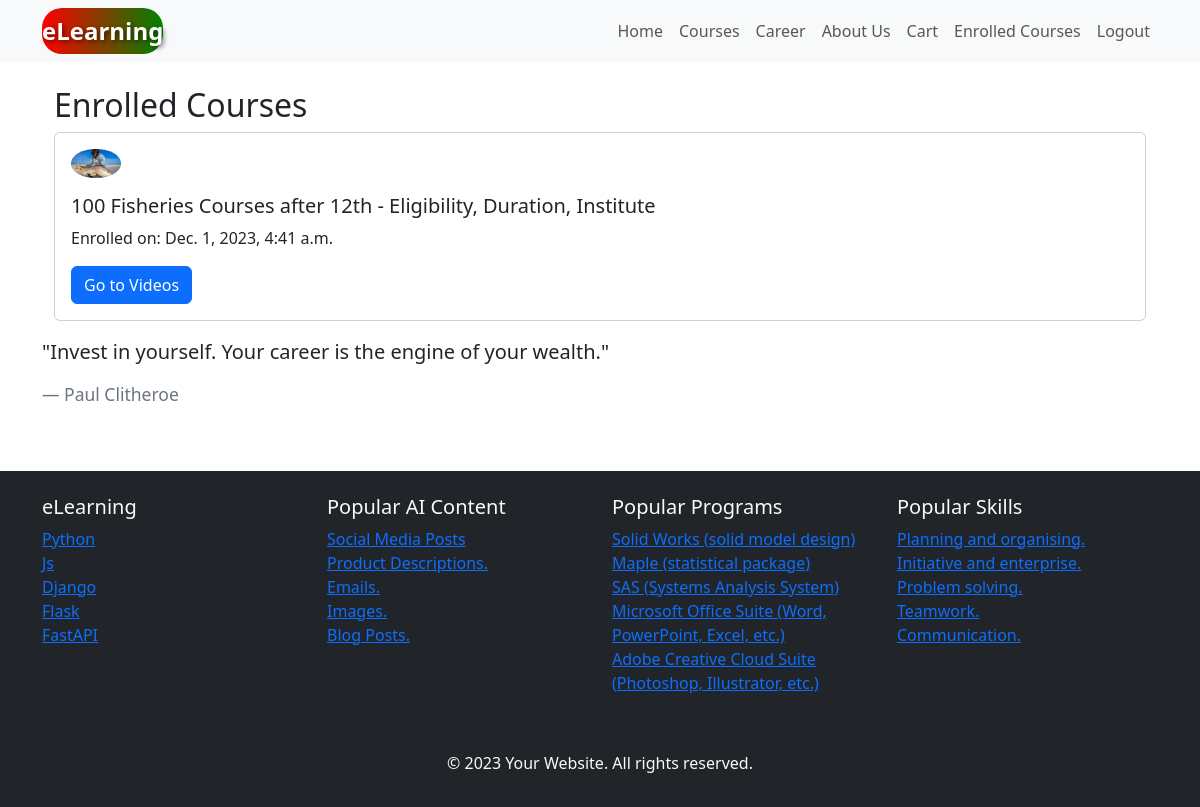
Page /enrolled-courses/ (signed in) on the earlier database version.
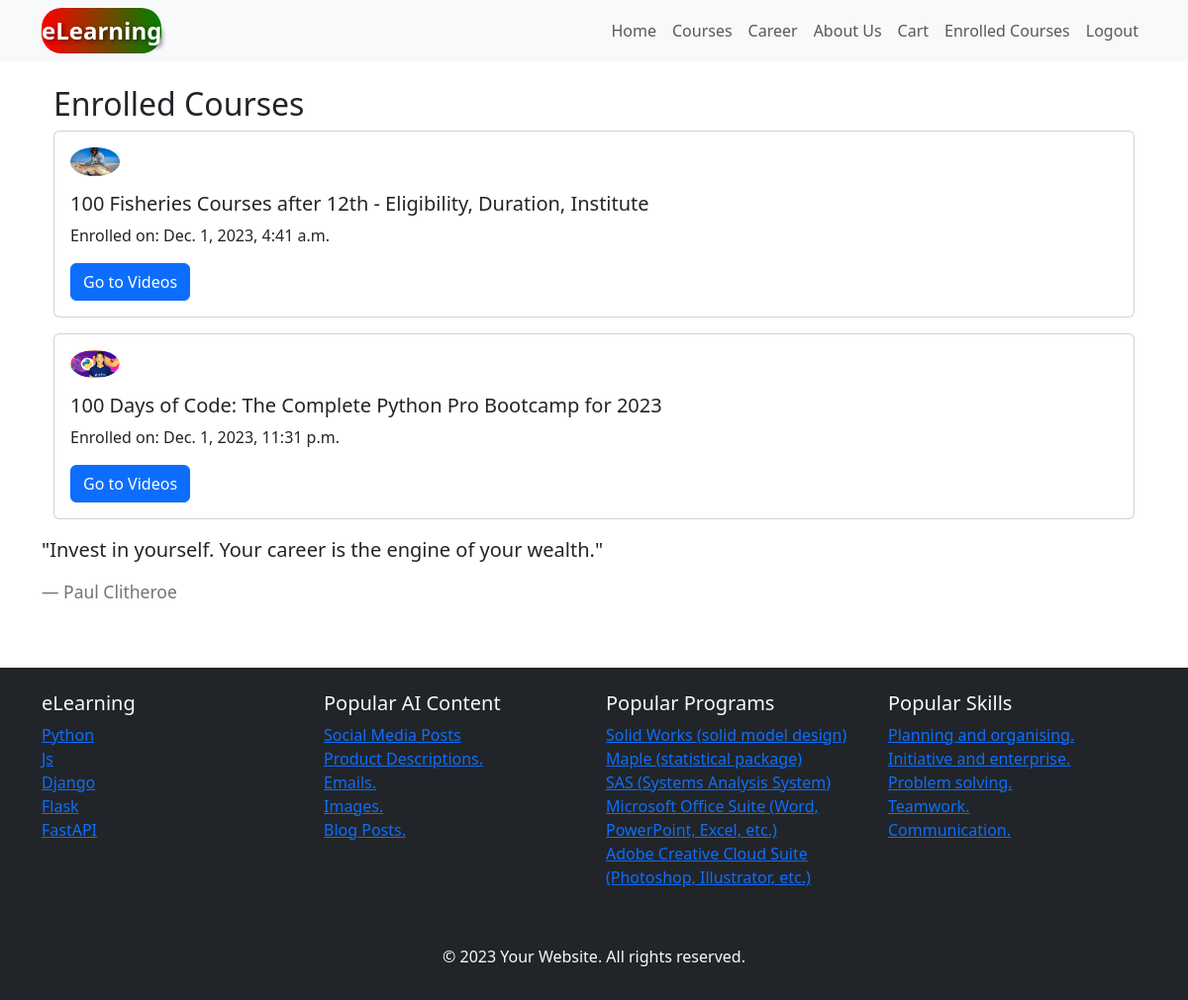
Same page on the later database version.
### Course/models.py (models this page shows, shortened)
class PurchasedCourses(models.Model):
    user = models.ForeignKey(CustomUser, on_delete=models.CASCADE)
    course = models.ForeignKey(Course, on_delete=models.CASCADE)
    purchase_date = models.DateTimeField(auto_now_add=True)

class Course(models.Model):
    title = models.CharField(max_length=255)
    first_description = models.TextField()
    second_description = models.TextField()
    thumbnail = models.ImageField(upload_to='course_thumbnails/', blank=True, null=True)
    rating = models.DecimalField(max_digits=3, decimal_places=2,null=True,blank=True)
    students_enrolled = models.PositiveIntegerField(default=0,null=True,blank=True)
    category =models.ForeignKey(Category, on_delete=models.CASCADE, null=True)
    price = models.DecimalField(max_digits=10, decimal_places=2, default=0)
    author=models.ForeignKey(CustomUser, on_delete=models.CASCADE, null=True)
    total_modules = models.PositiveIntegerField( default=0)

### Course/views.py (the view)
# urls.py: path('enrolled-courses/', enrolled_courses, name='enrolled_courses'),
@login_required(login_url='login')
def enrolled_courses(request):
    enrolled_courses = PurchasedCourses.objects.filter(user=request.user)
    context = {
        'enrolled_courses': enrolled_courses,
    }
    return render(request, 'enrolled_courses.html', context)

### Course/templates/enrolled_courses.html (shortened to what this page needs)
{% extends 'base.html' %}
{% block content %}
  <div class="container mt-4">
    <h2>Enrolled Courses</h2>
    {% if enrolled_courses %}
      {% for enrolled_course in enrolled_courses %}
        <div class="card mb-3">
          <div class="card-body">
            <img src="{{ enrolled_course.course.thumbnail.url }}" alt="{{ enrolled_course.course.title }} Thumbnail" class="img-fluid rounded-circle mb-3" width="50">
            <h5 class="card-title">{{ enrolled_course.course.title }}</h5>
            <p class="card-text">Enrolled on: {{ enrolled_course.purchase_date }}</p>
            <a href="{% url 'course:course_videos' course_id=enrolled_course.course.id %}" class="btn btn-primary">Go to Videos</a>
          </div>
        </div>
      {% endfor %}
    {% else %}
      <p>You haven't enrolled in any courses yet.</p>
    {% endif %}
  </div>
  <div id="quote-carousel" class="carousel slide" data-ride="carousel">
    <div class="carousel-inner">
      <div class="carousel-item active">
        <blockquote class="blockquote">
          <p class="mb-0">"Invest in yourself. Your career is the engine of your wealth."</p>
          <br>
          <footer class="blockquote-footer">Paul Clitheroe</footer>
        </blockquote>
      </div>
    </div>
  </div>
{% endblock %}

Differences in the rows shown:
added PurchasedCourses: course.thumbnail (picture), course "100 Days of Code: The Complete Python Pro Bootcamp for 2023", purchase_date "Dec. 1, 2023, 11:31 p.m."
